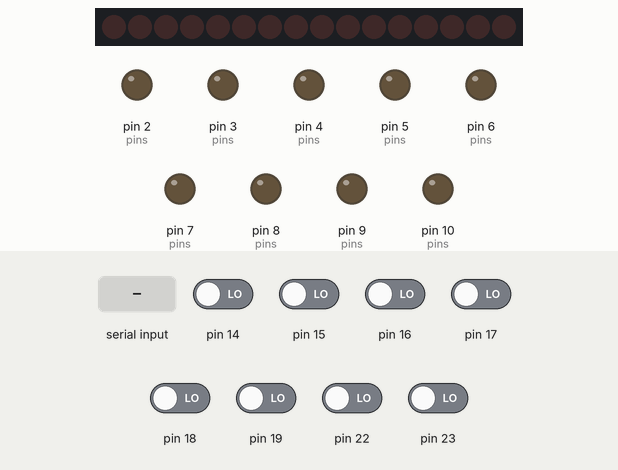
This sketch was run on a simulated Arduino Uno, built with avr-gcc and run on an emulated ATmega328P. Shown: 16 shift-register outputs drawn as a row of LEDs (first output left, lit = HIGH), output pins drawn as LEDs (lit = HIGH). Wiring (inferred from the names in the program): 2 × shift register (74HC595): data pin 13; shift clock pin 11; latch pin 12. Wiring (inferred from the signals the program sends): row of LEDs: on Q0, Q1, Q2, Q3, Q4, Q5, Q6, Q7, Q8, Q9, Q10, Q11, Q12, Q13, Q14, Q15. The test bench sets the inputs (shaded band); at power-on: pin 14–19, pin 22, pin 23 LOW. Pins used as bus, display or sensor lines are not drawn; what the sketch prints to the serial monitor is not drawn.

Above: at 1.2 s.
1.3 s: "90,45\n" received over Serial
At 2.45 s:
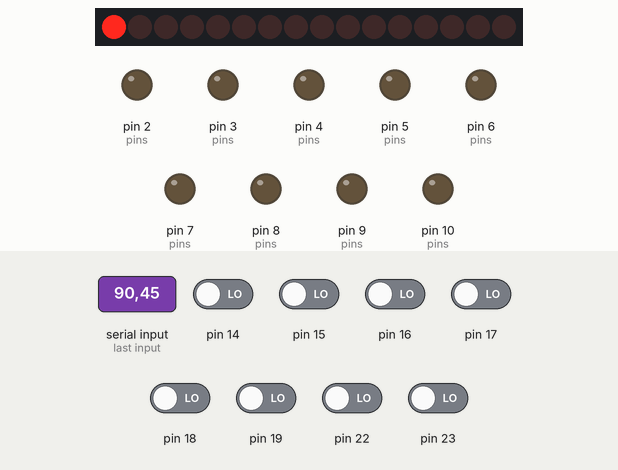
4.0 s: "30,150\n" received over Serial
At 6.3 s:
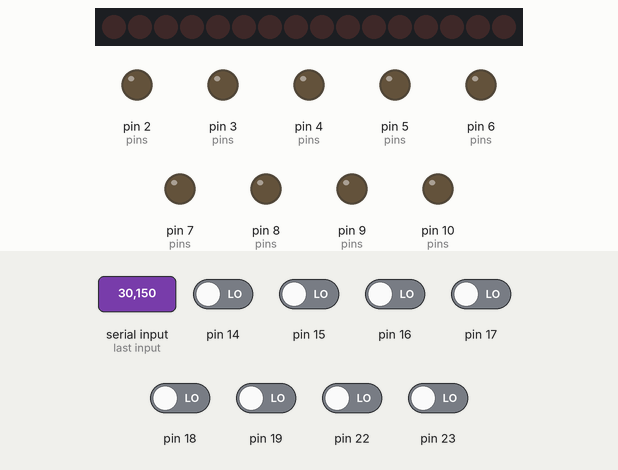
Timing chart, 0 to 7.8 s (numbered marks = the images above; inputs shaded):
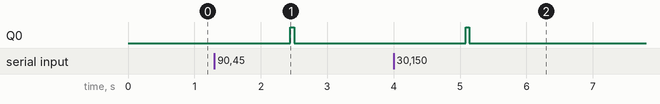

The sketch:

serialreadbytes.ino
```cpp
#define BUFSIZE 24
char buf1[BUFSIZE];
char buf2[BUFSIZE];

int light_a[][8] = {
 3,15,-1,-1,-1,-1,-1,-1,
 0, 1, 3, 5, 6,15,-1,-1,
 0, 3, 4,-1,-1,-1,-1,-1,
 0, 3, 6,-1,-1,-1,-1,-1,
 1, 3, 5, 6,-1,-1,-1,-1,
 2, 3, 6,-1,-1,-1,-1,-1,
 2, 3,-1,-1,-1,-1,-1,-1,
 0, 3, 5, 6,15,-1,-1,-1,
 3,-1,-1,-1,-1,-1,-1,-1,
 3, 6,-1,-1,-1,-1,-1,-1,
 0, 1, 2, 3, 4, 5, 6,15
};

int light_b[][8] = {
 7,11,-1,-1,-1,-1,-1,-1,
 7, 8, 9,11,13,14,-1,-1,
 8,11,12,-1,-1,-1,-1,-1,
 8,11,14,-1,-1,-1,-1,-1,
 9,11,13,14,-1,-1,-1,-1,
10,11,14,-1,-1,-1,-1,-1,
10,11,-1,-1,-1,-1,-1,-1,
 7, 8,11,13,14,-1,-1,-1,
11,-1,-1,-1,-1,-1,-1,-1,
11,14,-1,-1,-1,-1,-1,-1,
 7, 8, 9,10,11,12,13,14
};

// latchpin, clockpin, datapin
int pins[][3] = {
11,12,13,
 8, 9, 10,
 5, 6, 7,
 2, 3, 4
};

int requested = 0;

void setup() {
  Serial.begin(9600);

  for (int i=0;i<4;i++)
  for (int j=0;j<3;j++)
    pinMode(pins[i][j], OUTPUT);

}

void display(int a, int b, int x) {
  int clockPin = pins[x][0];
  int latchPin = pins[x][1];
  int dataPin  = pins[x][2];


  for (int led = 0; led < 16; led++) {
    int numberToDisplay  = 0;
    for (int i=0; i<8; i++){
      if (led == light_a[a][i] || led == light_b[b][i]) {
        numberToDisplay = 1;
      }
    }

    byte high_Byte = highByte(numberToDisplay);
    byte low_Byte = lowByte(numberToDisplay);


    // 送資料前要先把 latchPin 拉成低電位
    digitalWrite(latchPin, LOW);


    // 先送高位元組 (Hight Byte), 給離 Arduino 較遠的那顆 74HC595
    shiftOut(dataPin, clockPin, MSBFIRST, high_Byte);
    // 再送低位元組 (Low Byte), 給離 Arduino 較近的那顆 74HC595
    shiftOut(dataPin, clockPin, MSBFIRST, low_Byte);
    // 送完資料後要把 latchPin 拉回成高電位
    digitalWrite(latchPin, HIGH);

  }
}


void loop() {
  if (Serial.available() > 0) {
    memset(buf2,0,BUFSIZE);
    Serial.readBytes(buf2, BUFSIZE);
    if (memcmp(buf1,buf2,BUFSIZE) != 0) {
      memcpy(buf1,buf2,BUFSIZE);
      for (int i=0; i<24; i=i+2) {
        int a = buf1[i]   - '0';
        int b = buf1[i+1] - '0';

        if (a == 0) {
          a = 10;
          if (b == 0) {
            b = 10;
	  }
        }
        display(a,b,0);
      }
    } else {
      delay(100);
    }
    requested = 0;
  } else {
    if (requested == 0) {
      Serial.print('r');
      requested = 1;
    }
    delay(100);
  }
}
```

Measured:
- after the input at 1.3 s, Q0: LOW → HIGH after 1.1 s, → LOW 0.06 s later
- after the input at 4.0 s, Q0: LOW → HIGH after 1.1 s, → LOW 0.06 s later
